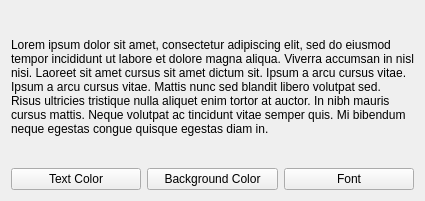
<?xml version="1.0" encoding="UTF-8"?>
<ui version="4.0">
 <class>Widget</class>
 <widget class="QWidget" name="Widget">
  <property name="geometry">
   <rect>
    <x>0</x>
    <y>0</y>
    <width>425</width>
    <height>201</height>
   </rect>
  </property>
  <property name="windowTitle">
   <string>Widget</string>
  </property>
  <layout class="QVBoxLayout" name="verticalLayout">
   <item>
    <widget class="QLabel" name="label">
     <property name="text">
      <string>Lorem ipsum dolor sit amet, consectetur adipiscing elit, sed do eiusmod tempor incididunt ut labore et dolore magna aliqua. Viverra accumsan in nisl nisi. Laoreet sit amet cursus sit amet dictum sit. Ipsum a arcu cursus vitae. Ipsum a arcu cursus vitae. Mattis nunc sed blandit libero volutpat sed. Risus ultricies tristique nulla aliquet enim tortor at auctor. In nibh mauris cursus mattis. Neque volutpat ac tincidunt vitae semper quis. Mi bibendum neque egestas congue quisque egestas diam in.</string>
     </property>
     <property name="wordWrap">
      <bool>true</bool>
     </property>
    </widget>
   </item>
   <item>
    <layout class="QHBoxLayout" name="horizontalLayout">
     <item>
      <widget class="QPushButton" name="textColorButton">
       <property name="text">
        <string>Text Color</string>
       </property>
      </widget>
     </item>
     <item>
      <widget class="QPushButton" name="backgroundColorButton">
       <property name="text">
        <string>Background Color</string>
       </property>
      </widget>
     </item>
     <item>
      <widget class="QPushButton" name="fontButton">
       <property name="text">
        <string>Font</string>
       </property>
      </widget>
     </item>
    </layout>
   </item>
  </layout>
 </widget>
 <resources/>
 <connections/>
</ui>
